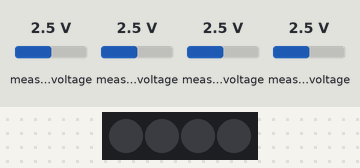
A sketch run on a simulated Arduino Uno, built with avr-gcc and run on an emulated ATmega328P. On the bench: 4 RGB LEDs in strip order, left to right. Inputs (shaded band) come from the test bench; at power-on: measured voltage 2.5 V. What the sketch prints to the serial monitor is not drawn.

Above: at 1.2 s.
1.3 s: measured voltage (sensor 200) set to 4.9 V
4.3 s: measured voltage (sensor 201) set to 4.9 V
7.3 s: measured voltage (sensor 202) set to 4.9 V
10.3 s: measured voltage (sensor 203) set to 4.9 V
13.3 s: measured voltage (sensor 200) set to 0.1 V
16.3 s: measured voltage (sensor 201) set to 0.1 V
Timing chart, 0 to 20.3 s (numbered marks = the images above; inputs shaded):
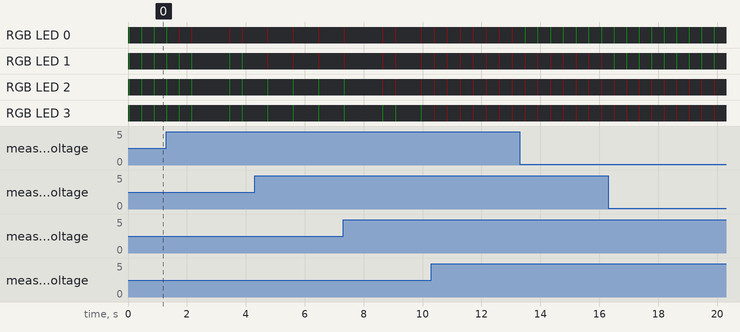

The sketch:

Magnet_polarity_test_code.ino
```cpp
// Author: Nasmin Uddin
// The Unforgettable Cube - Magnet polarity testing code
/*--------------------------------------------------------------------------*/
//libraries for Hall-effect sensors and RGB LEDs
#include <Adafruit_MCP3008.h>
#include <Adafruit_NeoPixel.h>

/*--------------------------------------------------------------------------*/

#define PIN        7 //LED-IN pin (PCB) connected to the NeoPixels
#define NUMPIXELS  4 // How many NeoPixels are attached to the Arduino?
#define NHALL      4 // number of hall effect sensors
#define CS         5 //ADC CS pin
#define DELAYVAL 500 // Time (in milliseconds) to pause between pixels
// hall effect sensors base value
#define HAL_0      556
#define HAL_1      522
#define HAL_2      545
#define HAL_3      531

long const ADC_REF = 3.0;  // Set voltage used for VREF
//when setting up the NeoPixel library, we tell it how many pixels,
//and which pin to use to send signals.
Adafruit_NeoPixel pixels(NUMPIXELS, PIN, NEO_GRB + NEO_KHZ800);
//set Adafruit_MCP3008 object as adc
Adafruit_MCP3008 adc ;
/*--------------------------------------------------------------------------*/

void setup() {
    // put your setup code here, to run once:
    pixels.begin(); //initialise NeoPixel strip object
    Serial.begin(9600); //initialise serial monitor
    adc.begin(SCK, MOSI, MISO, CS); //custom pins
}

void loop() {
    // put your main code here, to run repeatedly:
    pixels.clear(); //set all pixel colors to 'off'
    pixels.show();  //send the updated pixel colors to the hardware
    //read all the Hall-effect sensors
    int adc_Reading0 = adc.readADC(0);
    int adc_Reading1 = adc.readADC(1);
    int adc_Reading2 = adc.readADC(2);
    int adc_Reading3 = adc.readADC(3);
    // print the values read from the sensor 0
    Serial.print(" Hall 0 --> ");
    Serial.print(adc_Reading0);
    Serial.print(" = ");
    Serial.print((adc_Reading0 * ADC_REF)/1024.0);
    Serial.print("V, ");
    // print the values read from the sensor 1
    Serial.print(" Hall 1 --> ");
    Serial.print(adc_Reading1);
    Serial.print(" = ");
    Serial.print((adc_Reading1 * ADC_REF)/1024.0);
    Serial.print("V, ");
    // print the values read from the sensor 2
    Serial.print(" Hall 2 --> ");
    Serial.print(adc_Reading2);
    Serial.print(" = ");
    Serial.print((adc_Reading2 * ADC_REF)/1024.0);
    Serial.print("V, ");
    // print the values read from the sensor 0
    Serial.print(" Hall 3 --> ");
    Serial.print(adc_Reading3);
    Serial.print(" = ");
    Serial.print((adc_Reading3 * ADC_REF)/1024.0);
    Serial.print("V, ");
    //new line
    Serial.println("");

    //upper bound of sensor 0
    if (adc_Reading0 > HAL_0+10){
        pixels.setPixelColor(0, pixels.Color(100, 0, 0)); //red
        pixels.show(); //send the updated pixel colors to the hardware
    }
    //lower bound of sensor 0
    if (adc_Reading0 < HAL_0-10){ //base value minus stride
        pixels.setPixelColor(0, pixels.Color(0, 100, 0)); //green
        pixels.show(); // Send the updated pixel colors to the hardware
    }

    //upper bound of sensor 1
    if (adc_Reading1 > HAL_1+10){
        pixels.setPixelColor(1, pixels.Color(100, 0, 0)); //red
        pixels.show(); // Send the updated pixel colors to the hardware
    }
    //lower bound of sensor 1
    if (adc_Reading1 < HAL_1-10){
        pixels.setPixelColor(1, pixels.Color(0, 100, 0)); //green
        pixels.show(); // Send the updated pixel colors to the hardware
    }

    //upper bound of sensor 2
    if (adc_Reading2 > HAL_2+7){
        pixels.setPixelColor(2, pixels.Color(100, 0, 0)); //red
        pixels.show(); // Send the updated pixel colors to the hardware
    }
    //lower bound of sensor 2
    if (adc_Reading2 < HAL_2-10){
        pixels.setPixelColor(2, pixels.Color(0, 100, 0)); //green
        pixels.show(); // Send the updated pixel colors to the hardware
    }

    //upper bound of sensor 3
    if (adc_Reading3 > HAL_3+10){
        pixels.setPixelColor(3, pixels.Color(100, 0, 0)); //red
        pixels.show(); // Send the updated pixel colors to the hardware
    }
    //lower bound of sensor 3
    if (adc_Reading3 < HAL_3-10){
        pixels.setPixelColor(3, pixels.Color(0, 100, 0)); //green
        pixels.show(); // Send the updated pixel colors to the hardware
    }

    delay(10); //pause before next pass through loop
}
```
